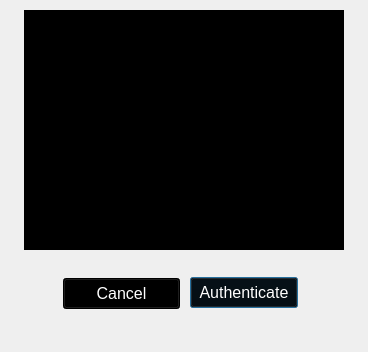
<?xml version="1.0" encoding="UTF-8"?>
<ui version="4.0">
 <class>faceAuth</class>
 <widget class="QDialog" name="faceAuth">
  <property name="windowModality">
   <enum>Qt::ApplicationModal</enum>
  </property>
  <property name="geometry">
   <rect>
    <x>0</x>
    <y>0</y>
    <width>368</width>
    <height>352</height>
   </rect>
  </property>
  <property name="minimumSize">
   <size>
    <width>368</width>
    <height>352</height>
   </size>
  </property>
  <property name="maximumSize">
   <size>
    <width>368</width>
    <height>352</height>
   </size>
  </property>
  <property name="contextMenuPolicy">
   <enum>Qt::DefaultContextMenu</enum>
  </property>
  <property name="styleSheet">
   <string>border-color: rgb(0, 0, 0);
background-image: url(:/bkg.png);</string>
  </property>
  <widget class="QGraphicsView" name="webcamPreview">
   <property name="geometry">
    <rect>
     <x>24</x>
     <y>10</y>
     <width>320</width>
     <height>240</height>
    </rect>
   </property>
   <property name="maximumSize">
    <size>
     <width>320</width>
     <height>240</height>
    </size>
   </property>
   <property name="styleSheet">
    <string>background-color: rgb(0, 0, 0);
background-image: url(:/intro.png);</string>
   </property>
   <property name="frameShape">
    <enum>QFrame::NoFrame</enum>
   </property>
   <property name="frameShadow">
    <enum>QFrame::Plain</enum>
   </property>
   <property name="lineWidth">
    <number>0</number>
   </property>
   <property name="sceneRect">
    <rectf>
     <x>0.000000000000000</x>
     <y>0.000000000000000</y>
     <width>320.000000000000000</width>
     <height>240.000000000000000</height>
    </rectf>
   </property>
  </widget>
  <widget class="QPushButton" name="pbAuth">
   <property name="geometry">
    <rect>
     <x>190</x>
     <y>277</y>
     <width>108</width>
     <height>31</height>
    </rect>
   </property>
   <property name="palette">
    <palette>
     <active>
      <colorrole role="WindowText">
       <brush brushstyle="SolidPattern">
        <color alpha="255">
         <red>255</red>
         <green>255</green>
         <blue>255</blue>
        </color>
       </brush>
      </colorrole>
      <colorrole role="Button">
       <brush brushstyle="SolidPattern">
        <color alpha="255">
         <red>0</red>
         <green>0</green>
         <blue>0</blue>
        </color>
       </brush>
      </colorrole>
      <colorrole role="Light">
       <brush brushstyle="SolidPattern">
        <color alpha="255">
         <red>0</red>
         <green>0</green>
         <blue>0</blue>
        </color>
       </brush>
      </colorrole>
      <colorrole role="Midlight">
       <brush brushstyle="SolidPattern">
        <color alpha="255">
         <red>0</red>
         <green>0</green>
         <blue>0</blue>
        </color>
       </brush>
      </colorrole>
      <colorrole role="Dark">
       <brush brushstyle="SolidPattern">
        <color alpha="255">
         <red>0</red>
         <green>0</green>
         <blue>0</blue>
        </color>
       </brush>
      </colorrole>
      <colorrole role="Mid">
       <brush brushstyle="SolidPattern">
        <color alpha="255">
         <red>0</red>
         <green>0</green>
         <blue>0</blue>
        </color>
       </brush>
      </colorrole>
      <colorrole role="Text">
       <brush brushstyle="SolidPattern">
        <color alpha="255">
         <red>255</red>
         <green>255</green>
         <blue>255</blue>
        </color>
       </brush>
      </colorrole>
      <colorrole role="BrightText">
       <brush brushstyle="SolidPattern">
        <color alpha="255">
         <red>255</red>
         <green>255</green>
         <blue>255</blue>
        </color>
       </brush>
      </colorrole>
      <colorrole role="ButtonText">
       <brush brushstyle="SolidPattern">
        <color alpha="255">
         <red>255</red>
         <green>255</green>
         <blue>255</blue>
        </color>
       </brush>
      </colorrole>
      <colorrole role="Base">
       <brush brushstyle="SolidPattern">
        <color alpha="255">
         <red>0</red>
         <green>0</green>
         <blue>0</blue>
        </color>
       </brush>
      </colorrole>
      <colorrole role="Window">
       <brush brushstyle="SolidPattern">
        <color alpha="255">
         <red>0</red>
         <green>0</green>
         <blue>0</blue>
        </color>
       </brush>
      </colorrole>
      <colorrole role="Shadow">
       <brush brushstyle="SolidPattern">
        <color alpha="255">
         <red>0</red>
         <green>0</green>
         <blue>0</blue>
        </color>
       </brush>
      </colorrole>
      <colorrole role="AlternateBase">
       <brush brushstyle="SolidPattern">
        <color alpha="255">
         <red>0</red>
         <green>0</green>
         <blue>0</blue>
        </color>
       </brush>
      </colorrole>
      <colorrole role="ToolTipBase">
       <brush brushstyle="SolidPattern">
        <color alpha="255">
         <red>255</red>
         <green>255</green>
         <blue>220</blue>
        </color>
       </brush>
      </colorrole>
      <colorrole role="ToolTipText">
       <brush brushstyle="SolidPattern">
        <color alpha="255">
         <red>0</red>
         <green>0</green>
         <blue>0</blue>
        </color>
       </brush>
      </colorrole>
     </active>
     <inactive>
      <colorrole role="WindowText">
       <brush brushstyle="SolidPattern">
        <color alpha="255">
         <red>255</red>
         <green>255</green>
         <blue>255</blue>
        </color>
       </brush>
      </colorrole>
      <colorrole role="Button">
       <brush brushstyle="SolidPattern">
        <color alpha="255">
         <red>0</red>
         <green>0</green>
         <blue>0</blue>
        </color>
       </brush>
      </colorrole>
      <colorrole role="Light">
       <brush brushstyle="SolidPattern">
        <color alpha="255">
         <red>0</red>
         <green>0</green>
         <blue>0</blue>
        </color>
       </brush>
      </colorrole>
      <colorrole role="Midlight">
       <brush brushstyle="SolidPattern">
        <color alpha="255">
         <red>0</red>
         <green>0</green>
         <blue>0</blue>
        </color>
       </brush>
      </colorrole>
      <colorrole role="Dark">
       <brush brushstyle="SolidPattern">
        <color alpha="255">
         <red>0</red>
         <green>0</green>
         <blue>0</blue>
        </color>
       </brush>
      </colorrole>
      <colorrole role="Mid">
       <brush brushstyle="SolidPattern">
        <color alpha="255">
         <red>0</red>
         <green>0</green>
         <blue>0</blue>
        </color>
       </brush>
      </colorrole>
      <colorrole role="Text">
       <brush brushstyle="SolidPattern">
        <color alpha="255">
         <red>255</red>
         <green>255</green>
         <blue>255</blue>
        </color>
       </brush>
      </colorrole>
      <colorrole role="BrightText">
       <brush brushstyle="SolidPattern">
        <color alpha="255">
         <red>255</red>
         <green>255</green>
         <blue>255</blue>
        </color>
       </brush>
      </colorrole>
      <colorrole role="ButtonText">
       <brush brushstyle="SolidPattern">
        <color alpha="255">
         <red>255</red>
         <green>255</green>
         <blue>255</blue>
        </color>
       </brush>
      </colorrole>
      <colorrole role="Base">
       <brush brushstyle="SolidPattern">
        <color alpha="255">
         <red>0</red>
         <green>0</green>
         <blue>0</blue>
        </color>
       </brush>
      </colorrole>
      <colorrole role="Window">
       <brush brushstyle="SolidPattern">
        <color alpha="255">
         <red>0</red>
         <green>0</green>
         <blue>0</blue>
        </color>
       </brush>
      </colorrole>
      <colorrole role="Shadow">
       <brush brushstyle="SolidPattern">
        <color alpha="255">
         <red>0</red>
         <green>0</green>
         <blue>0</blue>
        </color>
       </brush>
      </colorrole>
      <colorrole role="AlternateBase">
       <brush brushstyle="SolidPattern">
        <color alpha="255">
         <red>0</red>
         <green>0</green>
         <blue>0</blue>
        </color>
       </brush>
      </colorrole>
      <colorrole role="ToolTipBase">
       <brush brushstyle="SolidPattern">
        <color alpha="255">
         <red>255</red>
         <green>255</green>
         <blue>220</blue>
        </color>
       </brush>
      </colorrole>
      <colorrole role="ToolTipText">
       <brush brushstyle="SolidPattern">
        <color alpha="255">
         <red>0</red>
         <green>0</green>
         <blue>0</blue>
        </color>
       </brush>
      </colorrole>
     </inactive>
     <disabled>
      <colorrole role="WindowText">
       <brush brushstyle="SolidPattern">
        <color alpha="255">
         <red>0</red>
         <green>0</green>
         <blue>0</blue>
        </color>
       </brush>
      </colorrole>
      <colorrole role="Button">
       <brush brushstyle="SolidPattern">
        <color alpha="255">
         <red>0</red>
         <green>0</green>
         <blue>0</blue>
        </color>
       </brush>
      </colorrole>
      <colorrole role="Light">
       <brush brushstyle="SolidPattern">
        <color alpha="255">
         <red>0</red>
         <green>0</green>
         <blue>0</blue>
        </color>
       </brush>
      </colorrole>
      <colorrole role="Midlight">
       <brush brushstyle="SolidPattern">
        <color alpha="255">
         <red>0</red>
         <green>0</green>
         <blue>0</blue>
        </color>
       </brush>
      </colorrole>
      <colorrole role="Dark">
       <brush brushstyle="SolidPattern">
        <color alpha="255">
         <red>0</red>
         <green>0</green>
         <blue>0</blue>
        </color>
       </brush>
      </colorrole>
      <colorrole role="Mid">
       <brush brushstyle="SolidPattern">
        <color alpha="255">
         <red>0</red>
         <green>0</green>
         <blue>0</blue>
        </color>
       </brush>
      </colorrole>
      <colorrole role="Text">
       <brush brushstyle="SolidPattern">
        <color alpha="255">
         <red>0</red>
         <green>0</green>
         <blue>0</blue>
        </color>
       </brush>
      </colorrole>
      <colorrole role="BrightText">
       <brush brushstyle="SolidPattern">
        <color alpha="255">
         <red>255</red>
         <green>255</green>
         <blue>255</blue>
        </color>
       </brush>
      </colorrole>
      <colorrole role="ButtonText">
       <brush brushstyle="SolidPattern">
        <color alpha="255">
         <red>0</red>
         <green>0</green>
         <blue>0</blue>
        </color>
       </brush>
      </colorrole>
      <colorrole role="Base">
       <brush brushstyle="SolidPattern">
        <color alpha="255">
         <red>0</red>
         <green>0</green>
         <blue>0</blue>
        </color>
       </brush>
      </colorrole>
      <colorrole role="Window">
       <brush brushstyle="SolidPattern">
        <color alpha="255">
         <red>0</red>
         <green>0</green>
         <blue>0</blue>
        </color>
       </brush>
      </colorrole>
      <colorrole role="Shadow">
       <brush brushstyle="SolidPattern">
        <color alpha="255">
         <red>0</red>
         <green>0</green>
         <blue>0</blue>
        </color>
       </brush>
      </colorrole>
      <colorrole role="AlternateBase">
       <brush brushstyle="SolidPattern">
        <color alpha="255">
         <red>0</red>
         <green>0</green>
         <blue>0</blue>
        </color>
       </brush>
      </colorrole>
      <colorrole role="ToolTipBase">
       <brush brushstyle="SolidPattern">
        <color alpha="255">
         <red>255</red>
         <green>255</green>
         <blue>220</blue>
        </color>
       </brush>
      </colorrole>
      <colorrole role="ToolTipText">
       <brush brushstyle="SolidPattern">
        <color alpha="255">
         <red>0</red>
         <green>0</green>
         <blue>0</blue>
        </color>
       </brush>
      </colorrole>
     </disabled>
    </palette>
   </property>
   <property name="font">
    <font>
     <pointsize>12</pointsize>
    </font>
   </property>
   <property name="focusPolicy">
    <enum>Qt::TabFocus</enum>
   </property>
   <property name="styleSheet">
    <string/>
   </property>
   <property name="text">
    <string>Authenticate</string>
   </property>
  </widget>
  <widget class="QPushButton" name="pbCancel">
   <property name="geometry">
    <rect>
     <x>63</x>
     <y>278</y>
     <width>117</width>
     <height>31</height>
    </rect>
   </property>
   <property name="palette">
    <palette>
     <active>
      <colorrole role="WindowText">
       <brush brushstyle="SolidPattern">
        <color alpha="255">
         <red>255</red>
         <green>255</green>
         <blue>255</blue>
        </color>
       </brush>
      </colorrole>
      <colorrole role="Button">
       <brush brushstyle="SolidPattern">
        <color alpha="255">
         <red>0</red>
         <green>0</green>
         <blue>0</blue>
        </color>
       </brush>
      </colorrole>
      <colorrole role="Light">
       <brush brushstyle="SolidPattern">
        <color alpha="255">
         <red>0</red>
         <green>0</green>
         <blue>0</blue>
        </color>
       </brush>
      </colorrole>
      <colorrole role="Midlight">
       <brush brushstyle="SolidPattern">
        <color alpha="255">
         <red>0</red>
         <green>0</green>
         <blue>0</blue>
        </color>
       </brush>
      </colorrole>
      <colorrole role="Dark">
       <brush brushstyle="SolidPattern">
        <color alpha="255">
         <red>0</red>
         <green>0</green>
         <blue>0</blue>
        </color>
       </brush>
      </colorrole>
      <colorrole role="Mid">
       <brush brushstyle="SolidPattern">
        <color alpha="255">
         <red>0</red>
         <green>0</green>
         <blue>0</blue>
        </color>
       </brush>
      </colorrole>
      <colorrole role="Text">
       <brush brushstyle="SolidPattern">
        <color alpha="255">
         <red>255</red>
         <green>255</green>
         <blue>255</blue>
        </color>
       </brush>
      </colorrole>
      <colorrole role="BrightText">
       <brush brushstyle="SolidPattern">
        <color alpha="255">
         <red>255</red>
         <green>255</green>
         <blue>255</blue>
        </color>
       </brush>
      </colorrole>
      <colorrole role="ButtonText">
       <brush brushstyle="SolidPattern">
        <color alpha="255">
         <red>255</red>
         <green>255</green>
         <blue>255</blue>
        </color>
       </brush>
      </colorrole>
      <colorrole role="Base">
       <brush brushstyle="SolidPattern">
        <color alpha="255">
         <red>0</red>
         <green>0</green>
         <blue>0</blue>
        </color>
       </brush>
      </colorrole>
      <colorrole role="Window">
       <brush brushstyle="SolidPattern">
        <color alpha="255">
         <red>0</red>
         <green>0</green>
         <blue>0</blue>
        </color>
       </brush>
      </colorrole>
      <colorrole role="Shadow">
       <brush brushstyle="SolidPattern">
        <color alpha="255">
         <red>0</red>
         <green>0</green>
         <blue>0</blue>
        </color>
       </brush>
      </colorrole>
      <colorrole role="AlternateBase">
       <brush brushstyle="SolidPattern">
        <color alpha="255">
         <red>0</red>
         <green>0</green>
         <blue>0</blue>
        </color>
       </brush>
      </colorrole>
      <colorrole role="ToolTipBase">
       <brush brushstyle="SolidPattern">
        <color alpha="255">
         <red>255</red>
         <green>255</green>
         <blue>220</blue>
        </color>
       </brush>
      </colorrole>
      <colorrole role="ToolTipText">
       <brush brushstyle="SolidPattern">
        <color alpha="255">
         <red>0</red>
         <green>0</green>
         <blue>0</blue>
        </color>
       </brush>
      </colorrole>
     </active>
     <inactive>
      <colorrole role="WindowText">
       <brush brushstyle="SolidPattern">
        <color alpha="255">
         <red>255</red>
         <green>255</green>
         <blue>255</blue>
        </color>
       </brush>
      </colorrole>
      <colorrole role="Button">
       <brush brushstyle="SolidPattern">
        <color alpha="255">
         <red>0</red>
         <green>0</green>
         <blue>0</blue>
        </color>
       </brush>
      </colorrole>
      <colorrole role="Light">
       <brush brushstyle="SolidPattern">
        <color alpha="255">
         <red>0</red>
         <green>0</green>
         <blue>0</blue>
        </color>
       </brush>
      </colorrole>
      <colorrole role="Midlight">
       <brush brushstyle="SolidPattern">
        <color alpha="255">
         <red>0</red>
         <green>0</green>
         <blue>0</blue>
        </color>
       </brush>
      </colorrole>
      <colorrole role="Dark">
       <brush brushstyle="SolidPattern">
        <color alpha="255">
         <red>0</red>
         <green>0</green>
         <blue>0</blue>
        </color>
       </brush>
      </colorrole>
      <colorrole role="Mid">
       <brush brushstyle="SolidPattern">
        <color alpha="255">
         <red>0</red>
         <green>0</green>
         <blue>0</blue>
        </color>
       </brush>
      </colorrole>
      <colorrole role="Text">
       <brush brushstyle="SolidPattern">
        <color alpha="255">
         <red>255</red>
         <green>255</green>
         <blue>255</blue>
        </color>
       </brush>
      </colorrole>
      <colorrole role="BrightText">
       <brush brushstyle="SolidPattern">
        <color alpha="255">
         <red>255</red>
         <green>255</green>
         <blue>255</blue>
        </color>
       </brush>
      </colorrole>
      <colorrole role="ButtonText">
       <brush brushstyle="SolidPattern">
        <color alpha="255">
         <red>255</red>
         <green>255</green>
         <blue>255</blue>
        </color>
       </brush>
      </colorrole>
      <colorrole role="Base">
       <brush brushstyle="SolidPattern">
        <color alpha="255">
         <red>0</red>
         <green>0</green>
         <blue>0</blue>
        </color>
       </brush>
      </colorrole>
      <colorrole role="Window">
       <brush brushstyle="SolidPattern">
        <color alpha="255">
         <red>0</red>
         <green>0</green>
         <blue>0</blue>
        </color>
       </brush>
      </colorrole>
      <colorrole role="Shadow">
       <brush brushstyle="SolidPattern">
        <color alpha="255">
         <red>0</red>
         <green>0</green>
         <blue>0</blue>
        </color>
       </brush>
      </colorrole>
      <colorrole role="AlternateBase">
       <brush brushstyle="SolidPattern">
        <color alpha="255">
         <red>0</red>
         <green>0</green>
         <blue>0</blue>
        </color>
       </brush>
      </colorrole>
      <colorrole role="ToolTipBase">
       <brush brushstyle="SolidPattern">
        <color alpha="255">
         <red>255</red>
         <green>255</green>
         <blue>220</blue>
        </color>
       </brush>
      </colorrole>
      <colorrole role="ToolTipText">
       <brush brushstyle="SolidPattern">
        <color alpha="255">
         <red>0</red>
         <green>0</green>
         <blue>0</blue>
        </color>
       </brush>
      </colorrole>
     </inactive>
     <disabled>
      <colorrole role="WindowText">
       <brush brushstyle="SolidPattern">
        <color alpha="255">
         <red>0</red>
         <green>0</green>
         <blue>0</blue>
        </color>
       </brush>
      </colorrole>
      <colorrole role="Button">
       <brush brushstyle="SolidPattern">
        <color alpha="255">
         <red>0</red>
         <green>0</green>
         <blue>0</blue>
        </color>
       </brush>
      </colorrole>
      <colorrole role="Light">
       <brush brushstyle="SolidPattern">
        <color alpha="255">
         <red>0</red>
         <green>0</green>
         <blue>0</blue>
        </color>
       </brush>
      </colorrole>
      <colorrole role="Midlight">
       <brush brushstyle="SolidPattern">
        <color alpha="255">
         <red>0</red>
         <green>0</green>
         <blue>0</blue>
        </color>
       </brush>
      </colorrole>
      <colorrole role="Dark">
       <brush brushstyle="SolidPattern">
        <color alpha="255">
         <red>0</red>
         <green>0</green>
         <blue>0</blue>
        </color>
       </brush>
      </colorrole>
      <colorrole role="Mid">
       <brush brushstyle="SolidPattern">
        <color alpha="255">
         <red>0</red>
         <green>0</green>
         <blue>0</blue>
        </color>
       </brush>
      </colorrole>
      <colorrole role="Text">
       <brush brushstyle="SolidPattern">
        <color alpha="255">
         <red>0</red>
         <green>0</green>
         <blue>0</blue>
        </color>
       </brush>
      </colorrole>
      <colorrole role="BrightText">
       <brush brushstyle="SolidPattern">
        <color alpha="255">
         <red>255</red>
         <green>255</green>
         <blue>255</blue>
        </color>
       </brush>
      </colorrole>
      <colorrole role="ButtonText">
       <brush brushstyle="SolidPattern">
        <color alpha="255">
         <red>0</red>
         <green>0</green>
         <blue>0</blue>
        </color>
       </brush>
      </colorrole>
      <colorrole role="Base">
       <brush brushstyle="SolidPattern">
        <color alpha="255">
         <red>0</red>
         <green>0</green>
         <blue>0</blue>
        </color>
       </brush>
      </colorrole>
      <colorrole role="Window">
       <brush brushstyle="SolidPattern">
        <color alpha="255">
         <red>0</red>
         <green>0</green>
         <blue>0</blue>
        </color>
       </brush>
      </colorrole>
      <colorrole role="Shadow">
       <brush brushstyle="SolidPattern">
        <color alpha="255">
         <red>0</red>
         <green>0</green>
         <blue>0</blue>
        </color>
       </brush>
      </colorrole>
      <colorrole role="AlternateBase">
       <brush brushstyle="SolidPattern">
        <color alpha="255">
         <red>0</red>
         <green>0</green>
         <blue>0</blue>
        </color>
       </brush>
      </colorrole>
      <colorrole role="ToolTipBase">
       <brush brushstyle="SolidPattern">
        <color alpha="255">
         <red>255</red>
         <green>255</green>
         <blue>220</blue>
        </color>
       </brush>
      </colorrole>
      <colorrole role="ToolTipText">
       <brush brushstyle="SolidPattern">
        <color alpha="255">
         <red>0</red>
         <green>0</green>
         <blue>0</blue>
        </color>
       </brush>
      </colorrole>
     </disabled>
    </palette>
   </property>
   <property name="font">
    <font>
     <pointsize>12</pointsize>
     <kerning>false</kerning>
    </font>
   </property>
   <property name="focusPolicy">
    <enum>Qt::TabFocus</enum>
   </property>
   <property name="styleSheet">
    <string/>
   </property>
   <property name="text">
    <string>Cancel</string>
   </property>
   <property name="flat">
    <bool>false</bool>
   </property>
  </widget>
 </widget>
 <resources>
  <include location="graphics.qrc"/>
 </resources>
 <connections/>
</ui>
